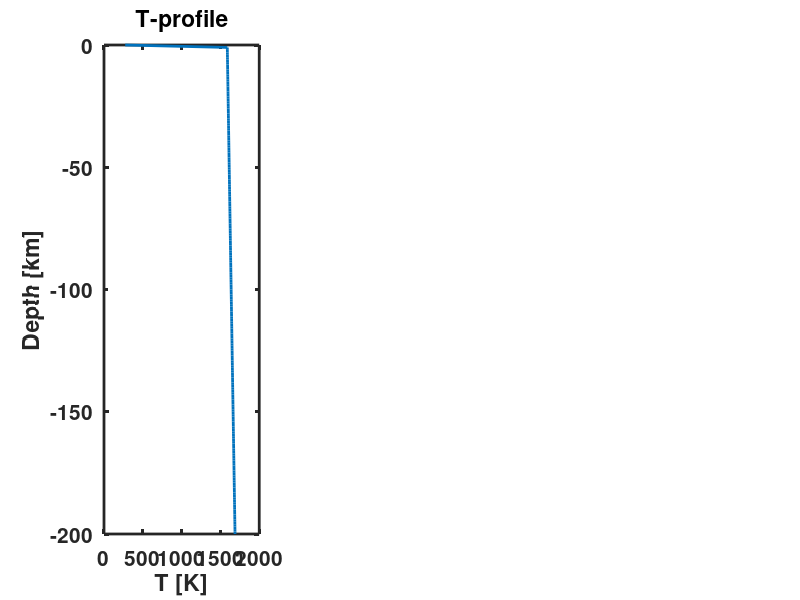

The MATLAB source for this figure: (Note: this script raises an error after producing the figure.)
function [T,Py] = ContinentalGeotherm_1D(T,M,N,Py,t,plotparam)
% Function to calculate the 1D geotherm for a continental lithosphere.    %
% Temperature is calculated by solving the 1-D heat equation assuming     %
% variable thermal parameters and a radiogenic heat source.               %
% The equation is solved using a proper conserving finite difference      %
% scheme.                                                                 %
% The vertical axis is pointing downwards in negative direction.          %
%                                                                         %
% Input:                                                                  %
%   A list of structural parameters M,N,Py,t,plotparam                    %
%   M - contains:                                                         %
%       H   -   Model depth [ m ]                                         %
%       zUC -   Lower upper crust boundary [ m ]                          %
%       zLC -   Lower lower crust boundary [ m ]                          %
%   N - contains:                                                         %
%       nz  -   Number of grid points                                     %
%   Py - contains:                                                        %
%       for each layer (upper[UC] and lower[LC] crust and mantle[M])      %
%       rho -   Density [ kg/m^3 ]                                        %
%       cp  -   Specific heat [ J/kg/K ]                                  %
%       k   -   Thermal conductivity [ W/m/K ]                            %
%       H   -   Radiogentic heat source per mass [ W/kg ]                 %
%   t - contains:                                                         %
%       dtfac   -   Courant criterion                                     %
%       age     -   Lithospheric age [ Ma ]                               %
%   plotparam:                                                            %
%       0   -   no plotting                                               %
%       1   -   Plot initial and final temperature profile and thermal    %
%               parameters. The solution of the 1-D heat equation is      %
%               compared to the steady state solution (poisson equation). %
%                                                                         %
% Output:                                                                 %
%   T - contains:                                                         %
%       Tpot    -   Potential mantle temperature [ K ]                    %
%       dTadi   -   Adiabatic mantle temperature gradient [ K/km ]        %
%       T0      -   Surface temperature [ K ]                             %
%       T1      -   Bottom temperature [ K ]                              %
%       T       -   Tempeture profile [ K ]                               %
%                                                                         %
% ----------------------------------------------------------------------- %
%    LF - 17.02.2023 -                                                    %
% ======================================================================= %

if nargin==0
    %% ================================================================== %
    % Use some default values if no input parameters are defined ======== %
    % Constants --------------------------------------------------------- %
    M.H         =   -200e3;             % Hight of the model [ m ]
    M.zUC       =   -10e3;              % Depth of the upper crust [ m ]
    M.zLC       =   -35e3;              % Depth of the lower crust [ m ]
    
    N.nz        =   201;                % Number of grid points
    N.dz        =   M.H/(N.nz - 1);     % Grid resolution
    
    M.z         =   (0:N.dz:M.H)';      % Depth [ m ]
    M.zc        =   (N.dz/2:N.dz:M.H-N.dz/2)';
    
    % Mantle properties
    Py.rhoM     =   3000;               % Density [ kg/m^3 ]
    Py.cpM      =   1000;               % Heat capacity [ J/kg/K ]
    Py.kM       =   2.3;                % Conductivity [ W/m/K ]
    Py.HM       =   0;                  % Heat generation rate [W/kg]; Q = rho*H;2.3e-12
    
    % Upper crust properties
    Py.rhoUC    =   2700;               % [ kg/m^3 ]
    Py.kUC      =   3.0;                % [ W/m/K ]
    Py.HUC      =   617e-12;            % [ W/kg ]
    Py.cpUC     =   Py.cpM;
    
    % Lower crust properties
    Py.rhoLC    =   2900;               % [ kg/m^3 ]
    Py.kLC      =   2.0;                % [ W/m/K ]
    Py.HLC      =   43e-12;             % [ W/kg ]
    Py.cpLC     =   Py.cpM;
    
    M.UCind     =   M.z>=M.zUC;
    M.LCind     =   M.z>=M.zLC&M.z<M.zUC;
    M.Mind      =   M.z<=M.zLC;
    
    % Initial Condition ------------------------------------------------- %
    T.Tpot  =   1315 + 273.15;                      % Potential temperautre [ K ]
    T.dTadi =   0.5;                                % Adiabatic temperature gradient [ K/km ]
    T.T0    =   273.15;                             % Surface temperature [ K ]
    T.T1    =   T.Tpot + T.dTadi.*abs(M.H./1e3);    % Bottom temperature [ K ]
    T.T     =   T.Tpot + abs(M.z/1e3)*T.dTadi;      % Initial T-profile [ K ]
    T.T(1)  =   T.T0;    
    T.ubound    =   'const';
    T.utbf      =   -0.0133;                % c     =   -k/q -> 50 mW/m^2
    T.lbound    =   'const';        
    T.ltbf      =   -0.0043;                % c     =   -k/q -> 10 mW/m^2
    
    % Time stability criterion ------------------------------------------ %
    t.dtfac =   1.0;                % Courant criterion
    t.age   =   1000;                 % Lithosphere age [ Ma ]
    t.tfac  =   (60*60*24*365.25);  % Seconds per year
    t.age   =   t.age.*1e6*t.tfac;  % Age in seconds
    % =================================================================== %
    
    %% Plot Initial condition =========================================== %
    %     pos     =   [115.4,342.0,1206.4,420.0];
    %     set(figure(1),'Position',pos);
    plotparam   =   1;
    fig = figure;
    clf
    subplot(1,3,1)
    plot(T.T,M.z./1e3,'LineWidth',2)
    xlabel('T [K]'); ylabel('Depth [km]'); title('T-profile')
    set(gca,'FontWeight','Bold','LineWidth',2,'FontSize',15)
    % =================================================================== %
else
    %% ================================================================== %
    % Initial Condition ------------------------------------------------- %
    T.T1    =   T.Tpot + T.dTadi.*abs(M.H./1e3);    % Bottom temperature [ K ]
    T.T     =   T.Tpot + abs(M.z/1e3)*T.dTadi;      % Initial T-profile [ K ]
    T.T(1)  =   T.T0;
    % =================================================================== %
    if plotparam
        fig = figure;
        clf
        subplot(1,3,1)
        plot(T.T,M.z./1e3,'LineWidth',2)
        xlabel('T [K]'); ylabel('Depth [km]'); title('T-profile')
        set(gca,'FontWeight','Bold','LineWidth',2,'FontSize',15)
    end
end
%% Setup fields ========================================================= %
Py.k            =   zeros(N.nz,1);
Py.rho          =   zeros(N.nz,1);
Py.cp           =   zeros(N.nz,1);
Py.H            =   zeros(N.nz,1);

Py.rho(:)       =   Py.rhoM;
Py.rho(M.UCind) =   Py.rhoUC;
Py.rho(M.LCind) =   Py.rhoLC;

Py.k(:)         =   Py.kM;
Py.k(M.UCind)   =   Py.kUC;
Py.k(M.LCind)   =   Py.kLC;

Py.cp(:)        =   Py.cpM;
Py.cp(M.UCind)  =   Py.cpUC;
Py.cp(M.LCind)  =   Py.cpLC;

Py.H(:)         =   Py.HM;
Py.H(M.UCind)   =   Py.HUC;
Py.H(M.LCind)   =   Py.HLC;

%% Boundary condition =================================================== %
Py.H(1)         =   0;
Py.H(end)       =   0;

%% Time stability criterion ============================================= %
Py.kappa        =   max(Py.k)/min(Py.rho)/min(Py.cp);

t.dtexp         =   N.dz^2/2/Py.kappa;  % Stability criterion for explicit
t.dt            =   t.dtfac*t.dtexp;
t.nit           =   ceil(t.age./t.dt);  % Number of iterations
t.time          =   zeros(1,t.nit);     % Time array

%% Calculate 1-D temperature profile ==================================== %
for i = 1:t.nit
    if i > 1
        t.time(i)   =   t.time(i-1) + t.dt;
    end
%     [T]     =   SolveDiff1Dimplicit_vary(N,T,Py,t);
    [T]     =   SolveDiff1Dexplicit_vary(N,T,Py,t);
end
% ----------------------------------------------------------------------- %

%% Calculate heaf flow ================================================== %
T.q         =   zeros(N.nz-1,1);
for j=1:N.nz-1
    T.q(j) = -(Py.k(j+1) + Py.k(j))/2 * ...
        (T.T(j+1) - T.T(j))/N.dz;
end
T.q(1)          =   - Py.k(1)*(T.T(2)-T.T(1))/N.dz;
T.q(N.nz-1)     =   - Py.k(N.nz)*(T.T(N.nz)-T.T(N.nz-1))/N.dz;
% ======================================================================= %

%% Plot profile if requested ============================================ %
if plotparam
    [T2]    =   Diff1D_stationary(N.nz,M.H,...
        Py.k,Py.H,Py.rho,T.T0,T.T1);
    
    if nargin == 0
        % Works only for the default parameters!
        T3      =   load('Continental_Geotherm_uc_lc_2D.txt');
    end
    
    figure(fig)
    subplot(1,3,1)
    hold on
    plot(T.T,M.z./1e3,'r-','LineWidth',2)
    plot(T2,M.z./1e3,'y--','LineWidth',2)
    if nargin == 0
        plot(T3(:,1)+273.15,T3(:,2),'m-.','LineWidth',2)
        legend('Inital',['T_{',num2str(t.age/1e6/t.tfac),'Ma}'],...
            'T_{stationary}','T_{2D}','Location','SouthWest')
    else
        legend('Inital',['T_{',num2str(t.age/1e6/t.tfac),'Ma}'],...
            'T_{stationary}','Location','SouthWest')
    end
    xlabel(' T [K] '); ylabel(' Depth [km] '); title('T-profile')
    set(gca,'FontWeight','Bold','LineWidth',2,'FontSize',15)
    subplot(1,3,2)
    plot(T.q.*1e3,M.zc./1e3,'LineWidth',2)
    xlabel('q [ mW ]'); ylabel('Depth [ km ]'); title('Heat Flux')
    set(gca,'FontWeight','Bold','LineWidth',2,'FontSize',15)
    subplot(1,3,3)
    hold on
    plot(Py.k,M.z./1e3,'LineWidth',2)
    plot(Py.cp./1e3,M.z./1e3,'LineWidth',2)
    plot(Py.rho,M.z./1e3,'LineWidth',2)
    plot(Py.H.*Py.rho./1e3,M.z./1e3,'LineWidth',2)
    xlabel('k; \rho; c_{p}; Q'); ylabel('Depth [ km ]'); box on
    title('Thermal parameters')
    legend('k [W/m/K]','c_{p} [kJ/kg/K]','\rho [kg/m^3]','Q [ mW/m^3 ]',...
        'Location','SouthWest')
    set(gca,'xscale','log','FontWeight','Bold','LineWidth',2,'FontSize',15)
end
% ======================================================================= %
% keyboard
end


